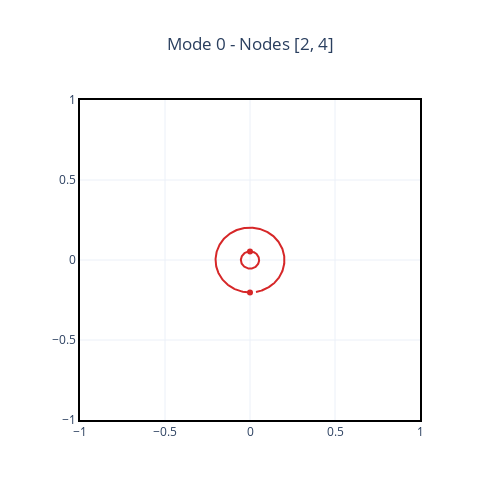
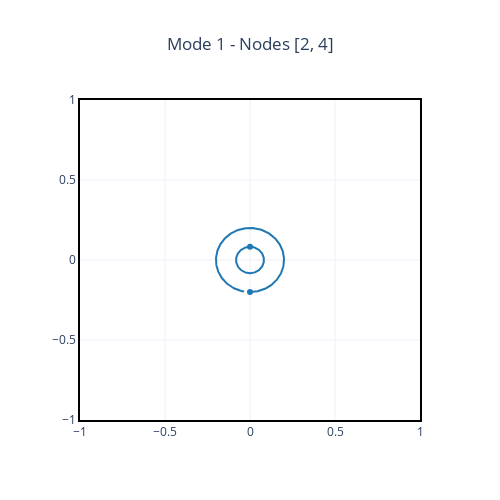

Notebook cell for these charts, in order:
### Code cell
for mode in range(6):
    display(modal.plot_orbit(mode, nodes=[2, 4]))

### Figure 1 — Plotly figure (JSON) as saved in the notebook; plotly's stock layout.template omitted (floating-point values rounded to 4 significant figures; data arrays with more than 128 entries replaced by an {"elided": "..."} marker saying what was removed)
{"data": [{"line": {"color": "#d62728"}, "mode": "lines", "name": "node 2<br>Backward", "showlegend": false, "type": "scatter", "x": {"elided": "350 float values"}, "y": {"elided": "350 float values"}}, {"marker": {"color": "#d62728"}, "mode": "markers", "name": "node 2", "showlegend": false, "type": "scatter", "x": [6.308e-15], "y": [-0.2026]}, {"line": {"color": "#d62728"}, "mode": "lines", "name": "node 4<br>Backward", "showlegend": false, "type": "scatter", "x": {"elided": "350 float values"}, "y": {"elided": "350 float values"}}, {"marker": {"color": "#d62728"}, "mode": "markers", "name": "node 4", "showlegend": false, "type": "scatter", "x": [-2.16e-16], "y": [0.05377]}], "layout": {"autosize": false, "height": 500, "title": {"text": "Mode 0 - Nodes [2, 4]", "x": 0.5, "xanchor": "center"}, "width": 500, "xaxis": {"range": [-1, 1]}, "yaxis": {"range": [-1, 1]}}}

### Figure 2 — Plotly figure (JSON) as saved in the notebook; plotly's stock layout.template omitted (floating-point values rounded to 4 significant figures; data arrays with more than 128 entries replaced by an {"elided": "..."} marker saying what was removed)
{"data": [{"line": {"color": "#1f77b4"}, "mode": "lines", "name": "node 2<br>Forward", "showlegend": false, "type": "scatter", "x": {"elided": "350 float values"}, "y": {"elided": "350 float values"}}, {"marker": {"color": "#1f77b4"}, "mode": "markers", "name": "node 2", "showlegend": false, "type": "scatter", "x": [-1.594e-15], "y": [-0.2002]}, {"line": {"color": "#1f77b4"}, "mode": "lines", "name": "node 4<br>Forward", "showlegend": false, "type": "scatter", "x": {"elided": "350 float values"}, "y": {"elided": "350 float values"}}, {"marker": {"color": "#1f77b4"}, "mode": "markers", "name": "node 4", "showlegend": false, "type": "scatter", "x": [-7.136e-17], "y": [0.08212]}], "layout": {"autosize": false, "height": 500, "title": {"text": "Mode 1 - Nodes [2, 4]", "x": 0.5, "xanchor": "center"}, "width": 500, "xaxis": {"range": [-1, 1]}, "yaxis": {"range": [-1, 1]}}}
